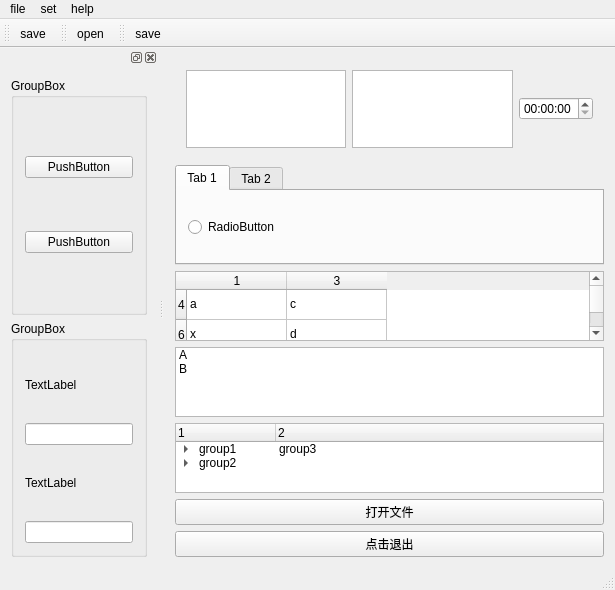
<?xml version="1.0" encoding="UTF-8"?>
<ui version="4.0">
 <class>QtTestClass</class>
 <widget class="QMainWindow" name="QtTestClass">
  <property name="geometry">
   <rect>
    <x>0</x>
    <y>0</y>
    <width>615</width>
    <height>576</height>
   </rect>
  </property>
  <property name="windowTitle">
   <string>QtTest</string>
  </property>
  <widget class="QWidget" name="centralWidget">
   <layout class="QGridLayout" name="gridLayout_3">
    <item row="0" column="0">
     <widget class="QStackedWidget" name="stackedWidget">
      <property name="minimumSize">
       <size>
        <width>100</width>
        <height>100</height>
       </size>
      </property>
      <widget class="QWidget" name="page">
       <layout class="QGridLayout" name="gridLayout_5">
        <item row="0" column="0">
         <widget class="QTextEdit" name="textEdit"/>
        </item>
        <item row="0" column="1">
         <widget class="QPlainTextEdit" name="plainTextEdit"/>
        </item>
        <item row="0" column="2">
         <widget class="QTimeEdit" name="timeEdit"/>
        </item>
       </layout>
      </widget>
      <widget class="QWidget" name="page_2">
       <layout class="QVBoxLayout" name="verticalLayout_2">
        <item>
         <widget class="QSlider" name="horizontalSlider">
          <property name="orientation">
           <enum>Qt::Horizontal</enum>
          </property>
         </widget>
        </item>
        <item>
         <widget class="QProgressBar" name="progressBar">
          <property name="value">
           <number>24</number>
          </property>
         </widget>
        </item>
        <item>
         <widget class="QDoubleSpinBox" name="doubleSpinBox"/>
        </item>
        <item>
         <widget class="QSpinBox" name="spinBox"/>
        </item>
        <item>
         <widget class="QScrollBar" name="horizontalScrollBar">
          <property name="orientation">
           <enum>Qt::Horizontal</enum>
          </property>
         </widget>
        </item>
       </layout>
      </widget>
     </widget>
    </item>
    <item row="1" column="0">
     <widget class="QTabWidget" name="tabWidget">
      <property name="currentIndex">
       <number>0</number>
      </property>
      <widget class="QWidget" name="tab">
       <attribute name="title">
        <string>Tab 1</string>
       </attribute>
       <layout class="QHBoxLayout" name="horizontalLayout">
        <item>
         <widget class="QRadioButton" name="radioButton">
          <property name="text">
           <string>RadioButton</string>
          </property>
         </widget>
        </item>
       </layout>
      </widget>
      <widget class="QWidget" name="tab_2">
       <attribute name="title">
        <string>Tab 2</string>
       </attribute>
       <layout class="QVBoxLayout" name="verticalLayout">
        <item>
         <widget class="QComboBox" name="comboBox"/>
        </item>
        <item>
         <widget class="QCheckBox" name="checkBox">
          <property name="text">
           <string>CheckBox</string>
          </property>
         </widget>
        </item>
       </layout>
      </widget>
     </widget>
    </item>
    <item row="2" column="0">
     <widget class="QTableWidget" name="tableWidget">
      <row>
       <property name="text">
        <string>4</string>
       </property>
      </row>
      <row>
       <property name="text">
        <string>6</string>
       </property>
      </row>
      <row>
       <property name="text">
        <string/>
       </property>
      </row>
      <column>
       <property name="text">
        <string>1</string>
       </property>
      </column>
      <column>
       <property name="text">
        <string>3</string>
       </property>
      </column>
      <item row="0" column="0">
       <property name="text">
        <string>a</string>
       </property>
      </item>
      <item row="0" column="1">
       <property name="text">
        <string>c</string>
       </property>
      </item>
      <item row="1" column="0">
       <property name="text">
        <string>x</string>
       </property>
      </item>
      <item row="1" column="1">
       <property name="text">
        <string>d</string>
       </property>
      </item>
     </widget>
    </item>
    <item row="3" column="0">
     <widget class="QListWidget" name="listWidget">
      <item>
       <property name="text">
        <string>A</string>
       </property>
      </item>
      <item>
       <property name="text">
        <string>B</string>
       </property>
      </item>
     </widget>
    </item>
    <item row="4" column="0">
     <widget class="QTreeWidget" name="treeWidget">
      <column>
       <property name="text">
        <string>1  </string>
       </property>
      </column>
      <column>
       <property name="text">
        <string>2</string>
       </property>
      </column>
      <item>
       <property name="text">
        <string>group1</string>
       </property>
       <property name="text">
        <string>group3</string>
       </property>
       <item>
        <property name="text">
         <string>sub1</string>
        </property>
        <property name="text">
         <string>group4</string>
        </property>
       </item>
       <item>
        <property name="text">
         <string>sub2</string>
        </property>
       </item>
      </item>
      <item>
       <property name="text">
        <string>group2</string>
       </property>
       <property name="text">
        <string/>
       </property>
       <item>
        <property name="text">
         <string>subsub1</string>
        </property>
       </item>
       <item>
        <property name="text">
         <string>sun3</string>
        </property>
       </item>
      </item>
     </widget>
    </item>
    <item row="5" column="0">
     <widget class="QPushButton" name="pushButton">
      <property name="text">
       <string>打开文件</string>
      </property>
     </widget>
    </item>
    <item row="6" column="0">
     <widget class="QPushButton" name="btn">
      <property name="text">
       <string>点击退出</string>
      </property>
     </widget>
    </item>
   </layout>
  </widget>
  <widget class="QMenuBar" name="menuBar">
   <property name="geometry">
    <rect>
     <x>0</x>
     <y>0</y>
     <width>615</width>
     <height>23</height>
    </rect>
   </property>
   <widget class="QMenu" name="menuFile">
    <property name="title">
     <string>file</string>
    </property>
    <addaction name="actionSave"/>
    <addaction name="actionOpen"/>
    <addaction name="actionExit"/>
    <addaction name="separator"/>
   </widget>
   <widget class="QMenu" name="menuSet">
    <property name="title">
     <string>set</string>
    </property>
    <widget class="QMenu" name="menuCmos1">
     <property name="title">
      <string>cmos1</string>
     </property>
     <addaction name="actionStart"/>
     <addaction name="actionAuto"/>
     <addaction name="actionMaul"/>
    </widget>
    <addaction name="menuCmos1"/>
    <addaction name="actionCmos2"/>
    <addaction name="actionCmos3"/>
    <addaction name="actionCmos4"/>
   </widget>
   <widget class="QMenu" name="menuHelp">
    <property name="title">
     <string>help</string>
    </property>
    <addaction name="actionAbout"/>
   </widget>
   <addaction name="menuFile"/>
   <addaction name="menuSet"/>
   <addaction name="menuHelp"/>
  </widget>
  <widget class="QToolBar" name="mainToolBar">
   <attribute name="toolBarArea">
    <enum>TopToolBarArea</enum>
   </attribute>
   <attribute name="toolBarBreak">
    <bool>false</bool>
   </attribute>
   <addaction name="actionSave"/>
  </widget>
  <widget class="QStatusBar" name="statusBar"/>
  <widget class="QDockWidget" name="dockWidget">
   <property name="minimumSize">
    <size>
     <width>140</width>
     <height>244</height>
    </size>
   </property>
   <attribute name="dockWidgetArea">
    <number>1</number>
   </attribute>
   <widget class="QWidget" name="dockWidgetContents">
    <layout class="QGridLayout" name="gridLayout">
     <item row="0" column="0">
      <widget class="QGroupBox" name="groupBox">
       <property name="title">
        <string>GroupBox</string>
       </property>
       <layout class="QGridLayout" name="gridLayout_2">
        <item row="0" column="0">
         <widget class="QPushButton" name="pushButton_3">
          <property name="text">
           <string>PushButton</string>
          </property>
         </widget>
        </item>
        <item row="1" column="0">
         <widget class="QPushButton" name="pushButton_2">
          <property name="text">
           <string>PushButton</string>
          </property>
         </widget>
        </item>
       </layout>
      </widget>
     </item>
     <item row="1" column="0">
      <widget class="QGroupBox" name="groupBox_2">
       <property name="title">
        <string>GroupBox</string>
       </property>
       <layout class="QGridLayout" name="gridLayout_4">
        <item row="0" column="0">
         <widget class="QLabel" name="label">
          <property name="text">
           <string>TextLabel</string>
          </property>
         </widget>
        </item>
        <item row="1" column="0">
         <widget class="QLineEdit" name="lineEdit"/>
        </item>
        <item row="2" column="0">
         <widget class="QLabel" name="label_2">
          <property name="text">
           <string>TextLabel</string>
          </property>
         </widget>
        </item>
        <item row="3" column="0">
         <widget class="QLineEdit" name="lineEdit_2"/>
        </item>
       </layout>
      </widget>
     </item>
    </layout>
   </widget>
  </widget>
  <widget class="QToolBar" name="open">
   <attribute name="toolBarArea">
    <enum>TopToolBarArea</enum>
   </attribute>
   <attribute name="toolBarBreak">
    <bool>false</bool>
   </attribute>
   <addaction name="actionOpen"/>
  </widget>
  <widget class="QToolBar" name="tool2">
   <property name="windowTitle">
    <string>toolBar_2</string>
   </property>
   <attribute name="toolBarArea">
    <enum>TopToolBarArea</enum>
   </attribute>
   <attribute name="toolBarBreak">
    <bool>false</bool>
   </attribute>
   <addaction name="actionSave"/>
  </widget>
  <action name="actionSave">
   <property name="icon">
    <iconset>
     <normaloff>Resources/ICON/SaveCurrent.png</normaloff>Resources/ICON/SaveCurrent.png</iconset>
   </property>
   <property name="text">
    <string>save</string>
   </property>
   <property name="statusTip">
    <string>show save</string>
   </property>
   <property name="shortcut">
    <string>Ctrl+C</string>
   </property>
  </action>
  <action name="actionOpen">
   <property name="checkable">
    <bool>true</bool>
   </property>
   <property name="icon">
    <iconset resource="qttest.qrc">
     <normaloff>:/QtTest/SystemStop</normaloff>:/QtTest/SystemStop</iconset>
   </property>
   <property name="text">
    <string>open</string>
   </property>
   <property name="shortcut">
    <string>Ctrl+O</string>
   </property>
  </action>
  <action name="actionExit">
   <property name="text">
    <string>exit</string>
   </property>
  </action>
  <action name="actionCmos2">
   <property name="text">
    <string>cmos2</string>
   </property>
  </action>
  <action name="actionCmos3">
   <property name="text">
    <string>cmos3</string>
   </property>
  </action>
  <action name="actionCmos4">
   <property name="text">
    <string>cmos4</string>
   </property>
  </action>
  <action name="actionStart">
   <property name="text">
    <string>start</string>
   </property>
  </action>
  <action name="actionAuto">
   <property name="text">
    <string>auto</string>
   </property>
  </action>
  <action name="actionMaul">
   <property name="text">
    <string>maul</string>
   </property>
  </action>
  <action name="actionAbout">
   <property name="checkable">
    <bool>false</bool>
   </property>
   <property name="text">
    <string>about</string>
   </property>
  </action>
 </widget>
 <layoutdefault spacing="6" margin="11"/>
 <resources>
  <include location="qttest.qrc"/>
 </resources>
 <connections>
  <connection>
   <sender>pushButton</sender>
   <signal>clicked()</signal>
   <receiver>statusBar</receiver>
   <slot>close()</slot>
   <hints>
    <hint type="sourcelabel">
     <x>399</x>
     <y>379</y>
    </hint>
    <hint type="destinationlabel">
     <x>297</x>
     <y>439</y>
    </hint>
   </hints>
  </connection>
  <connection>
   <sender>listWidget</sender>
   <signal>currentRowChanged(int)</signal>
   <receiver>stackedWidget</receiver>
   <slot>setCurrentIndex(int)</slot>
   <hints>
    <hint type="sourcelabel">
     <x>379</x>
     <y>353</y>
    </hint>
    <hint type="destinationlabel">
     <x>379</x>
     <y>115</y>
    </hint>
   </hints>
  </connection>
 </connections>
</ui>
